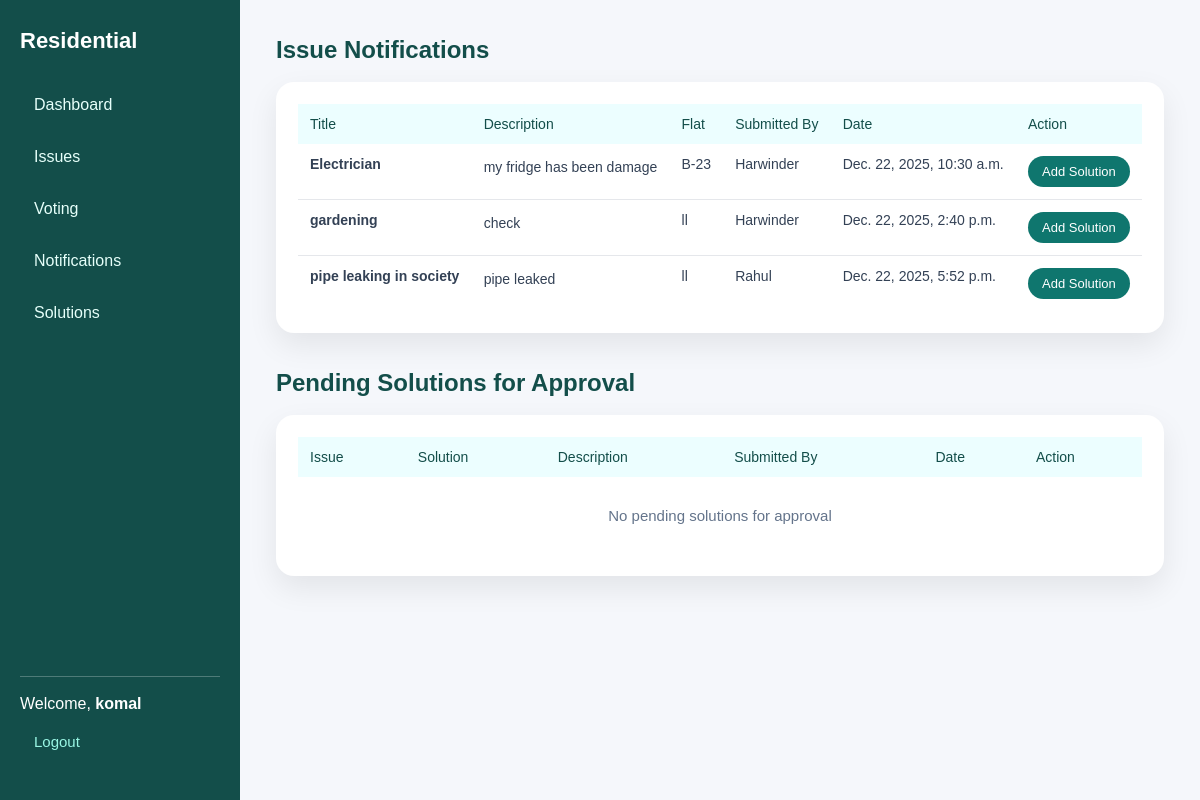
The page /notification/ (signed in) on the database its author committed.
### CrowdSolver/models.py (models this page shows, shortened)
class Issues(models.Model):
    title=models.CharField(max_length=200)
    description=models.TextField()
    category=models.ForeignKey(Categoryname, on_delete=models.CASCADE)
    flat_number=models.CharField(max_length=50)
    image=models.FileField(upload_to='issues/', null=True, blank=True)
    created_by = models.ForeignKey(Member, on_delete=models.CASCADE, null=True, blank=True, related_name='issues')
    created_at=models.DateTimeField(auto_now_add=True)

class Member(models.Model):
    memberName = models.CharField((""), max_length=50)
    memberMail = models.EmailField((""), max_length=254)
    memberContact = models.CharField((""), max_length=50)
    memberPassword = models.CharField((""), max_length=50)
    memberAddress = models.CharField((""), max_length=50)
    memberFlatnumber = models.CharField((""), max_length=50)
    def __str__(self):
        return self.memberName

### CrowdSolver/views.py (the view)
# urls.py: path('notification/', views.notification, name='notification'),
def notification(request):
    member_id  = request.session.get('member_id')
    if not member_id:
        return redirect('memberlogin')
    issues = Issues.objects.exclude(created_by_id=member_id)
    notify_issues = Issues.objects.exclude(created_by_id=member_id)
    user_issues = Issues.objects.filter(created_by_id=member_id)
    pending_solutions = Solution.objects.filter(issue__in=user_issues, is_approved=False).select_related('issue', 'created_by')
    return render(request, 'notification.html', {
        'notify_issues': notify_issues,
        'pending_solutions': pending_solutions,
        'issues': issues,
    })

### CrowdSolver/templates/notification.html (shortened to what this page needs)
{% extends "base.html" %}
{% block content %}
<div class="notify-wrap">
    <h2>Issue Notifications</h2>
    <div class="table-card">
        <table>
            <thead>
                <tr>
                    <th>Title</th>
                    <th>Description</th>
                    <th>Flat</th>
                    <th>Submitted By</th>
                    <th>Date</th>
                    <th>Action</th>
                </tr>
            </thead>
            <tbody>
            {% for note in notify_issues %}
                <tr>
                    <td><strong>{{ note.title }}</strong></td>
                    <td><div class="desc">{{ note.description }}</div></td>
                    <td>{{ note.flat_number }}</td>
                    <td>{{ note.created_by }}</td>
                    <td>{{ note.created_at }}</td>
                    <td>
                        <div class="actions">
                            <a href="{% url 'solution_view' note.id %}" class="btn btn-primary">
                                Add Solution
                            </a>
                        </div>
                    </td>
                </tr>
            {% empty %}
                <tr>
                    <td colspan="6" class="empty">
                        No issue notifications available
                    </td>
                </tr>
            {% endfor %}
            </tbody>
        </table>
    </div>
    <h2>Pending Solutions for Approval</h2>
    <div class="table-card">
        <table>
            <thead>
                <tr>
                    <th>Issue</th>
                    <th>Solution</th>
                    <th>Description</th>
                    <th>Submitted By</th>
                    <th>Date</th>
                    <th>Action</th>
                </tr>
            </thead>
            <tbody>
            {% for solution in pending_solutions %}
                <tr>
                    <td><strong>{{ solution.issue.title }}</strong></td>
                    <td><div class="desc">{{ solution.solution_description }}</div></td>
                    <td>{{ solution.submitted_by }}</td>
                    <td>{{ solution.issue.created_at }}</td>
                    <td>
                        <div class="actions">
                            <a href="{% url 'approveSolution' solution.id %}" class="btn btn-primary">
                                Approve
                            </a>
                        </div>
                    </td>
                </tr>
            {% empty %}
                <tr>
                    <td colspan="6" class="empty">
                        No pending solutions for approval
                    </td>
                </tr>
            {% endfor %}
            </tbody>
        </table>
    </div>
</div>
{% endblock %}

### CrowdSolver/templates/base.html (shortened to what this page needs)
<!DOCTYPE html>
<html lang="en">
<head>
</head>
<body>
<div class="sidebar">
    <h2>Residential</h2>
    <a href="{% url 'admindashboard' %}">Dashboard</a>
    <a href="{% url 'issuereport' %}">Issues</a>
    <a href="{% url 'voting' %}">Voting</a>
    <a href="{% url 'notification' %}">Notifications</a>
    <a href="{% url 'user_solutions' %}">Solutions</a>
    {% if request.session.member_id %}
        <div class="user-info">
            Welcome, <strong>{{ request.session.member_name }}</strong><br>
            <a href="{% url 'memberlogout' %}">Logout</a>
        </div>
    {% else %}
        <a href="{% url 'memberlogin' %}">Login</a>
        <a href="{% url 'membersignup' %}">Sign Up</a>
    {% endif %}
</div>
<div class="main">
    {% block content %}{% endblock %}
</div>
</body>
</html>

### CrowdSolver/templates/base.html (style rules this page uses)
* { box-sizing:border-box; font-family:'Poppins',sans-serif; }
body { margin:0; background:#f5f7fb; display:flex; }
.sidebar { width:240px; background:#134e4a; color:#fff; min-height:100vh; padding:28px 20px; display:flex; flex-direction:column; }
.sidebar h2 { margin:0 0 30px; font-size:22px; font-weight:600; }
.sidebar a { color:#e6fffa; text-decoration:none; padding:12px 14px; border-radius:8px; margin-bottom:10px; font-size:16px; }
.user-info { margin-top:auto; padding-top:18px; border-top:1px solid rgba(255,255,255,0.25); font-size:16px; }
.user-info a { display:inline-block; margin-top:8px; font-size:15px; color:#99f6e4; text-decoration:none; }
.main { flex:1; padding:36px; }

### CrowdSolver/templates/notification.html (style rules this page uses)
.notify-wrap { max-width:1100px; }
.notify-wrap h2 { margin:0 0 18px; font-size:24px; font-weight:600; color:#134e4a; }
.table-card { background:#ffffff; padding:22px; border-radius:18px; box-shadow:0 12px 30px rgba(0,0,0,0.08); margin-bottom:36px; }
table { width:100%; border-collapse:collapse; font-size:14px; }
th { background:#ecfeff; color:#134e4a; padding:12px; text-align:left; font-weight:500; }
td { padding:12px; color:#334155; vertical-align:top; }
tr:not(:last-child) { border-bottom:1px solid #e5e7eb; }
.desc { max-width:320px; line-height:1.6; }
.actions { display:flex; gap:10px; }
.btn { padding:8px 14px; border-radius:999px; font-size:13px; text-decoration:none; font-weight:500; white-space:nowrap; }
.btn-primary { background:#0f766e; color:#ffffff; }
.empty { text-align:center; padding:30px; font-size:15px; color:#64748b; }

### rows shown on the page
Issues: title "Electrician", description "my fridge has been damage", flat_number "B-23", created_by "Harwinder", created_at "Dec. 22, 2025, 10:30 a.m."
Issues: title "gardening", description "check", flat_number "ll", created_by "Harwinder", created_at "Dec. 22, 2025, 2:40 p.m."
Issues: title "pipe leaking in society", description "pipe leaked", flat_number "ll", created_by "Rahul", created_at "Dec. 22, 2025, 5:52 p.m."

### other values the page prints
{{ request.session.member_name }} "komal"
